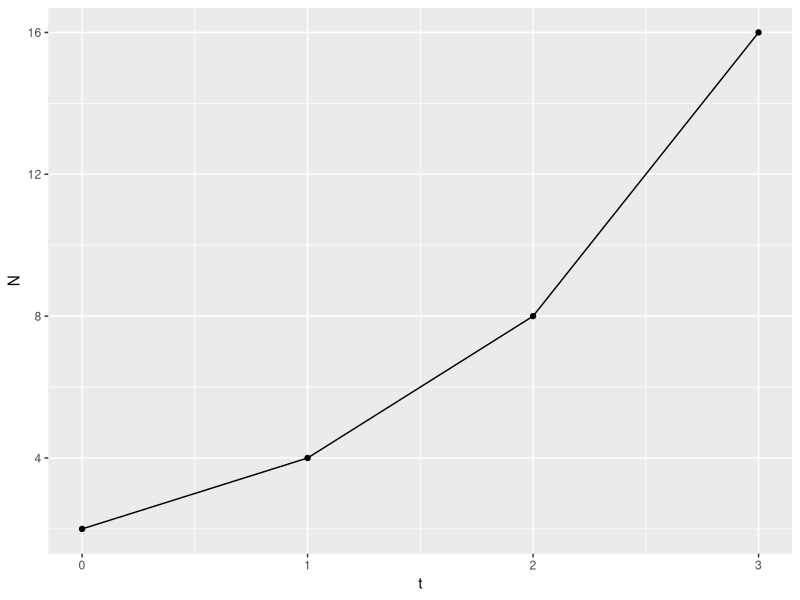

The R script that drew this image:
## ---- chunk 1
require(tidyverse)
require(knitr)
## ---- chunk 2
tabl <- "
|Year|Population Size| 
|:--:|:--:|
| 1 | 10  |              
| 2 | 20  |              
| 3 | 40  |            
| 4 | 80  |            
| 5 | 160 |    
| 6 | 320 | 
"
cat(tabl)
## ---- chunk 3
t <- c ( 0, 1, 2, 3 )
N <- c ( 2, 4, 8, 16 )
qplot( x = t, y = N, geom = c ( "line", "point" ) )
